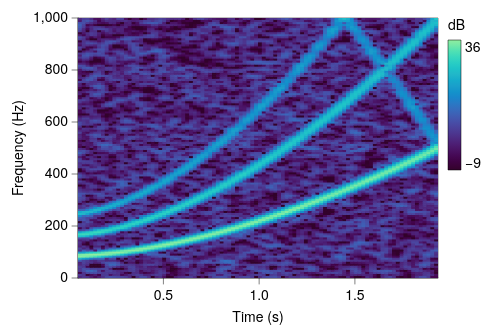

Write the Vega-Lite specification saved for this chart.
### Vega-Lite specification from a JSON file in a GitHub repository (floating-point values rounded to 4 significant figures; data arrays with more than 128 entries replaced by an {"elided": "..."} marker saying what was removed)
{"background": null, "config": {"arc": {"fill": "#DBDBDB", "fillOpacity": 1.0, "innerRadius": 32.5, "padAngle": 0.03, "stroke": "black", "strokeOpacity": 1, "strokeWidth": 0.25}, "area": {"fill": "#DBDBDB", "fillOpacity": 1.0, "stroke": "black", "strokeOpacity": 1, "strokeWidth": 0.25}, "axis": {"domain": true, "domainCap": "round", "domainColor": "black", "domainWidth": 0.25, "grid": false, "gridCap": "round", "gridColor": "#F1F1F1", "gridDash": [0, 0], "gridOpacity": 1.0, "gridWidth": 0.25, "labelColor": "black", "labelFont": "Helvetica Neue, HelveticaNeue, Helvetica, Arial, sans-serif", "labelFontSize": 7, "labelFontStyle": "normal", "labelFontWeight": 400, "offset": 0, "ticks": true, "tickCap": "round", "tickColor": "black", "tickRound": false, "tickSize": 3, "tickWidth": 0.25, "titleColor": "black", "titleFont": "Helvetica Neue, HelveticaNeue, Helvetica, Arial, sans-serif", "titleFontSize": 7, "titleFontStyle": "normal", "titleFontWeight": 400}, "axisX": {"domain": true, "labelAlign": "center", "labelAngle": 0, "labels": true, "ticks": true, "translate": 0}, "axisY": {"domain": true, "labelAlign": "right", "labelAngle": 0, "labels": true, "ticks": true, "translate": 0}, "axisRight": {"domain": true, "labelAlign": "left", "labelAngle": 0, "labels": true, "ticks": true, "translate": 0}, "axisTop": {"domain": true, "labelAlign": "center", "labelAngle": 0, "labels": true, "ticks": true, "translate": 0}, "axisBand": {"tickOffset": 0}, "bar": {"fill": "#DBDBDB", "fillOpacity": 1.0, "stroke": "black", "strokeOpacity": 1, "strokeWidth": 0.25}, "boxplot": {"size": 11.7, "ticks": {"cornerRadius": 0.25, "fill": "black", "opacity": 1, "size": 5.85, "thickness": 0.25}, "box": {"fillOpacity": 1.0, "stroke": "black", "strokeOpacity": 1, "strokeWidth": 0.25}, "median": {"cornerRadius": 0, "fill": "black", "fillOpacity": 1.0, "opacity": 1, "size": 11.7, "thickness": 0.25}, "rule": {"fill": "black", "fillOpacity": 1.0, "size": 13.0, "stroke": "black", "strokeDash": [0, 0], "strokeOpacity": 1, "strokeWidth": 0.25}, "outliers": {"color": "black", "fill": "black", "fillOpacity": 1.0, "size": 0, "stroke": "black", "strokeOpacity": 1, "strokeWidth": 0.25}}, "circle": {"fill": "black", "fillOpacity": 1.0, "size": 1.625, "stroke": null, "strokeOpacity": 1, "strokeWidth": 0.25}, "errorband": {"band": {"fillOpacity": 0.6, "stroke": null, "strokeWidth": 0.25, "strokeOpacity": 1}, "borders": {"opacity": 0, "strokeOpacity": 0.25, "strokeWidth": 1}}, "errorbar": {"opacity": 1, "rule": {"strokeDash": [0, 0], "strokeWidth": 0.25}, "ticks": {"color": "black", "cornerRadius": 0.125, "opacity": 1, "size": 7.8, "thickness": 0.25}, "thickness": 0.25}, "font": "Helvetica Neue, HelveticaNeue, Helvetica, Arial, sans-serif", "geoshape": {"fill": "#DBDBDB", "fillOpacity": 1.0, "stroke": "black", "strokeOpacity": 1, "strokeWidth": 0.25}, "header": {"labelColor": "black", "labelFont": "Helvetica Neue, HelveticaNeue, Helvetica, Arial, sans-serif", "labelFontSize": 7, "labelFontStyle": "normal", "labelFontWeight": 400, "titleColor": "black", "titleFont": "Helvetica Neue, HelveticaNeue, Helvetica, Arial, sans-serif", "titleFontSize": 7, "titleFontStyle": "normal", "titleFontWeight": 400, "titlePadding": 0}, "legend": {"disable": false, "offset": 4.5, "titlePadding": 4, "labelOffset": 2, "gradientLabelOffset": 2, "gradientLength": 65.0, "gradientThickness": 6.5, "gradientOpacity": 1.0, "gradientStrokeColor": "black", "gradientStrokeWidth": 0.25, "labelColor": "black", "labelFont": "Helvetica Neue, HelveticaNeue, Helvetica, Arial, sans-serif", "labelFontSize": 7, "labelFontStyle": "normal", "labelFontWeight": 400, "strokeColor": "black", "strokeWidth": 0, "symbolSize": 42, "symbolStrokeColor": "black", "symbolStrokeWidth": 0.25, "titleColor": "black", "titleFont": "Helvetica Neue, HelveticaNeue, Helvetica, Arial, sans-serif", "titleFontSize": 7, "titleFontStyle": "normal", "titleFontWeight": 400}, "line": {"color": "black", "stroke": "black", "strokeCap": "butt", "strokeDash": [0, 0], "strokeOpacity": 1, "strokeWidth": 0.5}, "point": {"filled": true, "fill": "#DBDBDB", "fillOpacity": 1.0, "size": 6.5, "stroke": "black", "strokeOpacity": 1, "strokeWidth": 0.25}, "range": {"category": ["#B2B2B2", "#4A7CD3", "#008542", "#664CAF", "#509F98", "#636363", "#284F93", "#005226", "#382864", "#285753"], "diverging": {"scheme": ["#443E60", "#5F597E", "#7C759B", "#9994B6", "#B7B4CC", "#D6D5DC", "#F6F6F6", "#D1DAD9", "#A4C2BF", "#7AA9A4", "#578E89", "#37736E", "#1B5954"]}, "heatmap": {"scheme": ["#32022B", "#43044D", "#4C196E", "#4D338C", "#484DA6", "#3A68BB", "#1D83CA", "#1D9CCB", "#23B5C9", "#28CDC5", "#4DE0B4", "#91EE9F"]}, "ordinal": {"scheme": ["#F1F1F1", "#DBDBDB", "#C6C6C6", "#B2B2B2", "#9D9D9D", "#898989", "#767676", "#636363", "#515151", "#404040", "#2F2F2F", "#1F1F1F"]}, "ramp": {"scheme": ["#440154", "#472270", "#433E82", "#38598C", "#2C728E", "#238A8D", "#24A086", "#39B578", "#5DC862", "#96D646", "#CAE02D", "#FDE724"]}}, "rule": {"color": "black", "stroke": "black", "strokeCap": "round", "strokeDash": [2, 2], "strokeOpacity": 1, "strokeWidth": 0.25}, "scale": {"barBandPaddingInner": 0.1, "rectBandPaddingInner": 0, "tickBandPaddingInner": 0.1, "bandPaddingOuter": 0.1, "bandWithNestedOffsetPaddingInner": 0.2, "bandWithNestedOffsetPaddingOuter": 0.2, "offsetBandPaddingInner": 0, "offsetBandPaddingOuter": 0, "round": false}, "rect": {"fill": "#DBDBDB", "fillOpacity": 1.0, "stroke": "black", "strokeOpacity": 1, "strokeWidth": 0.25}, "square": {"fill": "#DBDBDB", "fillOpacity": 1.0, "size": 13.0, "stroke": "black", "strokeOpacity": 1, "strokeWidth": 0.25}, "text": {"color": "black", "font": "Helvetica Neue, HelveticaNeue, Helvetica, Arial, sans-serif", "fontSize": 7, "fontStyle": "normal", "fontWeight": 400}, "tick": {"color": "black", "cornerRadius": 0.125, "opacity": 1.0, "size": 11.7, "thickness": 0.25}, "title": {"anchor": "middle", "frame": "group", "color": "black", "font": "Helvetica Neue, HelveticaNeue, Helvetica, Arial, sans-serif", "fontSize": 7, "fontStyle": "normal", "fontWeight": 400, "subtitleColor": "black", "subtitleFont": "Helvetica Neue, HelveticaNeue, Helvetica, Arial, sans-serif", "subtitleFontSize": "Helvetica Neue, HelveticaNeue, Helvetica, Arial, sans-serif", "subtitleFontStyle": "normal", "subtitleFontWeight": 400}, "trail": {"color": "black", "opacity": 1, "size": 0.5}, "view": {"continuousWidth": 180, "continuousHeight": 130, "discreteWidth": 180, "discreteHeight": 130, "fill": null, "stroke": "black", "strokeWidth": 0.25}}, "data": {"name": "data-d58069456d3d1b7d8d72524f92b4bc8d"}, "mark": {"type": "rect", "clip": true, "stroke": null}, "encoding": {"color": {"field": "power", "title": "dB", "type": "quantitative"}, "x": {"field": "t0", "scale": {"domain": [0.054, 1.934], "nice": false}, "title": "Time (s)", "type": "quantitative"}, "x2": {"field": "t1"}, "y": {"field": "f0", "scale": {"domain": [0, 1000.0], "nice": false}, "title": "Frequency (Hz)", "type": "quantitative"}, "y2": {"field": "f1"}}, "$schema": "https://vega.github.io/schema/vega-lite/v6.4.1.json", "datasets": {"data-d58069456d3d1b7d8d72524f92b4bc8d": {"elided": "12032 records"}}}
